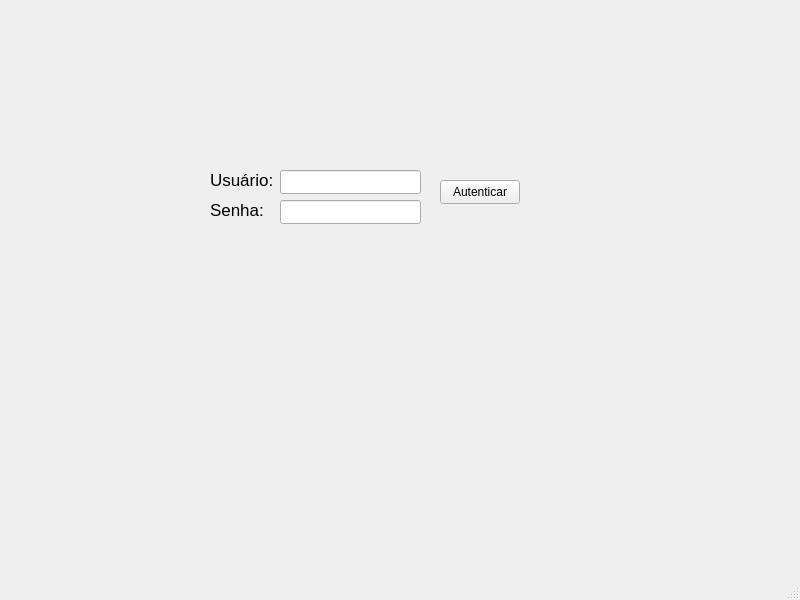
<?xml version="1.0" encoding="UTF-8"?>
<ui version="4.0">
 <class>MainWindow</class>
 <widget class="QMainWindow" name="MainWindow">
  <property name="geometry">
   <rect>
    <x>0</x>
    <y>0</y>
    <width>800</width>
    <height>600</height>
   </rect>
  </property>
  <property name="windowTitle">
   <string>MainWindow</string>
  </property>
  <widget class="QWidget" name="centralwidget">
   <widget class="QLineEdit" name="lineEditSenha">
    <property name="geometry">
     <rect>
      <x>280</x>
      <y>200</y>
      <width>141</width>
      <height>24</height>
     </rect>
    </property>
   </widget>
   <widget class="QLabel" name="label">
    <property name="geometry">
     <rect>
      <x>210</x>
      <y>170</y>
      <width>71</width>
      <height>20</height>
     </rect>
    </property>
    <property name="font">
     <font>
      <pointsize>13</pointsize>
     </font>
    </property>
    <property name="text">
     <string>Usuário:</string>
    </property>
   </widget>
   <widget class="QLabel" name="laabel_2">
    <property name="geometry">
     <rect>
      <x>210</x>
      <y>200</y>
      <width>71</width>
      <height>20</height>
     </rect>
    </property>
    <property name="font">
     <font>
      <pointsize>13</pointsize>
     </font>
    </property>
    <property name="text">
     <string>Senha:</string>
    </property>
   </widget>
   <widget class="QLabel" name="labelErro">
    <property name="geometry">
     <rect>
      <x>280</x>
      <y>230</y>
      <width>231</width>
      <height>31</height>
     </rect>
    </property>
    <property name="font">
     <font>
      <pointsize>12</pointsize>
     </font>
    </property>
    <property name="text">
     <string/>
    </property>
   </widget>
   <widget class="QPushButton" name="pushButtonAtenticar">
    <property name="geometry">
     <rect>
      <x>440</x>
      <y>180</y>
      <width>80</width>
      <height>24</height>
     </rect>
    </property>
    <property name="text">
     <string>Autenticar</string>
    </property>
   </widget>
   <widget class="QLineEdit" name="lineEditUsuario">
    <property name="geometry">
     <rect>
      <x>280</x>
      <y>170</y>
      <width>141</width>
      <height>24</height>
     </rect>
    </property>
   </widget>
  </widget>
  <widget class="QMenuBar" name="menubar">
   <property name="geometry">
    <rect>
     <x>0</x>
     <y>0</y>
     <width>800</width>
     <height>21</height>
    </rect>
   </property>
  </widget>
  <widget class="QStatusBar" name="statusbar"/>
 </widget>
 <resources/>
 <connections/>
</ui>
